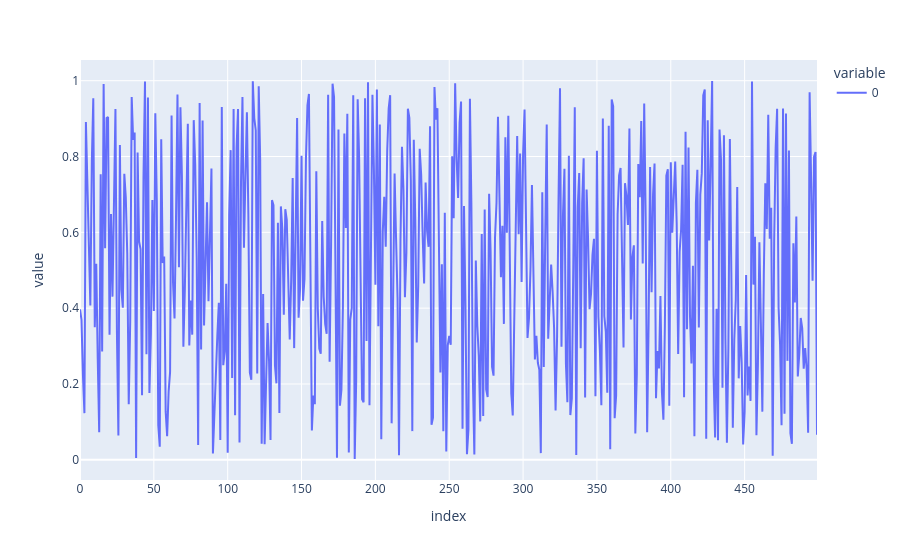

The code cell stored with this chart in its notebook:
### Code cell
px.line(np.random.rand(500))

### Figure 1 — Plotly figure (JSON) as saved in the notebook; plotly's stock layout.template omitted (floating-point values rounded to 4 significant figures; data arrays with more than 128 entries replaced by an {"elided": "..."} marker saying what was removed)
{"data": [{"hovertemplate": "variable=0<br>index=%{x}<br>value=%{y}<extra></extra>", "legendgroup": "0", "line": {"color": "#636efa", "dash": "solid"}, "marker": {"symbol": "circle"}, "mode": "lines", "name": "0", "orientation": "v", "showlegend": true, "type": "scatter", "x": {"elided": "500 int values"}, "xaxis": "x", "y": {"elided": "500 float values"}, "yaxis": "y"}], "layout": {"legend": {"title": {"text": "variable"}, "tracegroupgap": 0}, "margin": {"t": 60}, "xaxis": {"anchor": "y", "domain": [0, 1], "title": {"text": "index"}}, "yaxis": {"anchor": "x", "domain": [0, 1], "title": {"text": "value"}}}}
